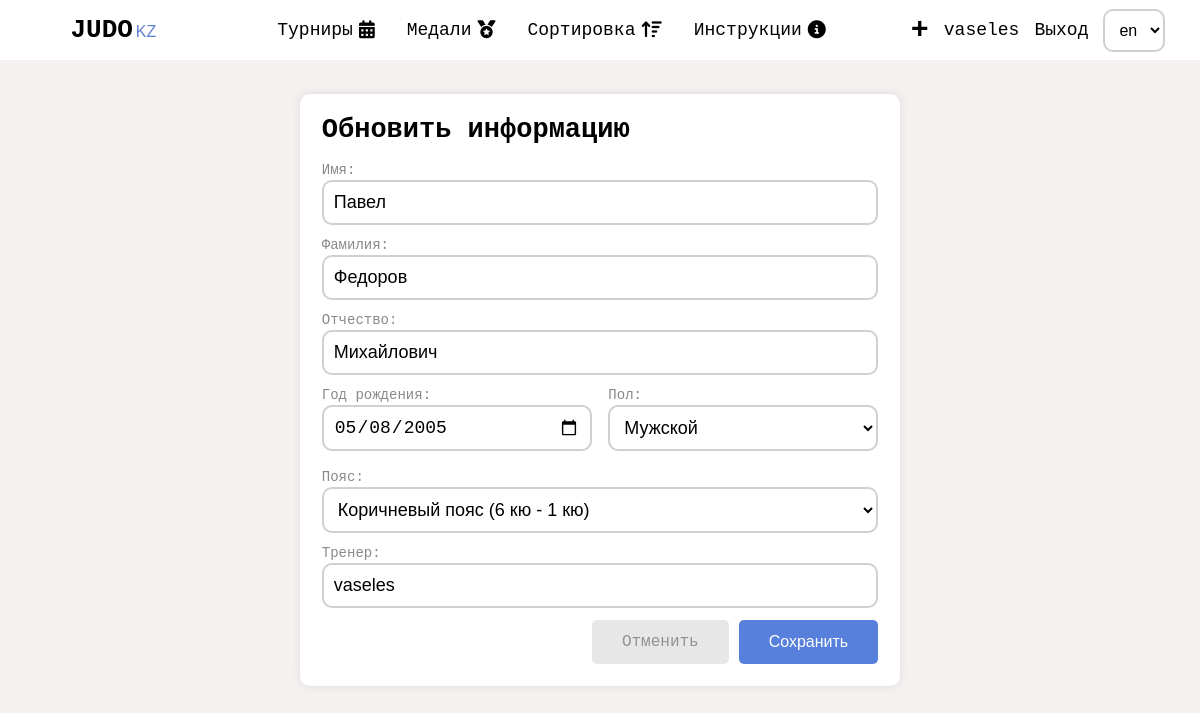
The app's page /en/athletes/27/update (signed in) with its own data.
### base/models.py (models this page shows, shortened)
class Participant(models.Model):
   GENDER = (
      ('Мужской', 'Мужской'),
      ('Женский', 'Женский')
   )
   DISCHARGES = (
      ('Белый пояс (мукю)', 'Белый пояс (мукю)'),
      ('Желтый пояс (10 кю)', 'Желтый пояс (10 кю)'),
      ('Оранжевый пояс (9 кю)', 'Оранжевый пояс (9 кю)'),
      ('Зеленый пояс (8 кю)', 'Зеленый пояс (8 кю)'),
      ('Синий пояс (7 кю)', 'Синий пояс (7 кю)'),
      ('Коричневый пояс (6 кю - 1 кю)', 'Коричневый пояс (6 кю - 1 кю)'),
      ('Черный пояс (1 дан - 10 дан)', 'Черный пояс (1 дан - 10 дан)'),
   )
   user = models.ForeignKey(User, on_delete=models.CASCADE)
   firstName = models.CharField(max_length=100)
   lastName = models.CharField(max_length=100)
   thirdName = models.CharField(max_length=100, blank=True)
   year = models.DateField(null=True)
   discharge = models.CharField(max_length=40, choices=DISCHARGES)
   gender = models.CharField(max_length=10, choices=GENDER)
   coach = models.CharField(max_length=245, blank=True)
   created = models.DateTimeField(auto_now_add=True)
   updated = models.DateTimeField(auto_now=True)

### base/views/athletes.py (the view, shortened to what this page needs)
# urls.py: path('athletes/<int:athlete_id>/update', athletes.update_athlete, name='update_athlete'),
@login_required(login_url='base:login')
def update_athlete(request, athlete_id):
    athlete = get_participant(athlete_id)
    if check_user_permissions(request.user):
        form = ParticipantForm(instance=athlete)
        return render(request, 'base/profile/athlete/add_athlete.html', {
            'page_type': 'update_athlete',
            'form': form,
            'athlete': athlete,
        })
    else:
        messages.error(request, "У вас недостаточно прав")
        return redirect('base:show_tournaments')

### base/forms.py
class ParticipantForm(ModelForm):
   firstName = CharField(required=True)
   lastName = CharField(required=True)
   year = DateField(widget=DateParticipantInput())
   class Meta:
      model = Participant
      fields = ['firstName', 'lastName', 'thirdName', 'year', 'discharge', 'gender']

### base/services/participant_services.py (called while the page is built)
def get_participant(id: int) -> Participant:
    return Participant.objects.get(id=id)

### base/utils/check_user_permissions_util.py (called while the page is built)
def check_user_permissions(user) -> bool:
    return (user.profile.userType == 'Админ' or
            user.is_superuser or
            user.profile.userType == 'Секретарь')

### base/templates/base/profile/athlete/add_athlete.html (shortened to what this page needs)
{% load static i18n %}
{% include 'main.html' %}
{% block title %}
<link rel="stylesheet" href="{% static 'css/tournaments/add_new_athlete.css' %}">
<link rel="stylesheet" href="{% static 'css/tournaments/pre__form__tournaments.css' %}">
{% endblock %}
<div class="pre__form__tournaments">
   <div class="form__tournaments">
      <form method="POST" action=''>
         {% if page_type == 'add_new_athlete'  %}
            <h2>{% trans 'Добавить нового спортсмена' %}</h2>
         {% else %}
         <h2>{% trans 'Обновить информацию' %}</h2>
         {% endif %}
         <div class="form__component">
            <label for="">{%  trans 'Имя' %}:</label>
            {{ form.firstName }}
         </div>
         <div class="form__component">
            <label for="">{%  trans 'Фамилия' %}:</label>
            {{ form.lastName }}
         </div>
         <div class="form__component">
            <label for="">{%  trans 'Отчество' %}:</label>
            {{ form.thirdName }}
         </div>
        <div class="form__row">
            <div class="form__component">
               <label for="">{%  trans 'Год рождения' %}:</label>
               {{ form.year }}
            </div>
            <div class="form__component">
               <label for="">{%  trans 'Пол' %}:</label>
               {{ form.gender }}
            </div>
        </div>
         <div class="form__component">
            <label for="">{%  trans 'Пояс' %}:</label>
            {{ form.discharge }}
         </div>
         <div class="form__component">
            <label>{% trans 'Тренер' %}: </label>
            <input
               type="text"
               name="coach"
               class='coach'
               {% if page_type == 'add_new_athlete' %}
                  {% if request.user.profile.fullName %}
                     value="{{request.user.profile.fullName}}"
                     placeholder="{{request.user.profile.fullName}}"
                  {% else %}
                     value="{{request.user.username}}"
                     placeholder="{{request.user.username}}"
                  {% endif %}
               {% else %}
                  placeholder="{{request.user.profile.fullName}}"
                  value = '{{athlete.coach}}'
               {% endif %}
               >
         </div>
         <div class="buttons">
            <a class="btn btn--primary" href="{% url 'base:show_all_athletes' user.username %}">{% trans 'Отменить' %}</a>
            <button type="submit" class="btn btn-primary" id="button">{% trans 'Сохранить' %}</button>
         </div>
      </form>
   </div>
</div>

### templates/header.html (shortened to what this page needs)
{% load static i18n  %}
<header>
   <a href="/" class="link-logo">
      <b>JUDO</b>
      <span>
         <span>KZ</span>
      </span>
   </a>
   <div class="header__center">
      <a href="{% url "base:show_tournaments" %}" class="link">
         {% trans 'Турниры' %}
         <i class="fa-solid fa-calendar-days"></i>
      </a>
      <a href="{% url "base:medals" %}" class="link">
         {% trans 'Медали' %}
         <i class="fa-solid fa-medal"></i>
      </a>
      <a href="{% url "base:sorting" %}" class="link">
         {% trans 'Сортировка' %}
         <i class="fa-solid fa-arrow-up-wide-short"></i>
      </a>
      <a href="{% url "base:instructions" %}" class="link">
         {% trans 'Инструкции' %}
         <i class="fa-solid fa-circle-info"></i>
      </a>
   </div>
   <div class="header__right">
      {% if request.user.is_authenticated  %}
      {% if request.user.profile.userType == 'Админ' or request.user.profile.userType == 'Секретарь' or request.user.is_superuser %}
         <a href="{% url "base:create_tournamets" %}" class="link"
         style="font-size: 30px; font-weight: bold;">
            +
         </a>
      {% endif %}
   <a href="{% url 'base:show_profile' request.user.username %}" class="link">
      {{request.user.username}}
   </a>
   <a href="{% url 'base:logout' %}" class="link">
      {% trans 'Выход' %}
   </a>
{% else %}
   <a href="{% url 'base:registration' %}" class="link">{% trans 'Регистрация' %}</a>
   <a href="{% url 'base:login' %}" class="link">{% trans 'Вход' %}</a>
{% endif %}
   <form action="{% url 'set_language' %}" method="post" id="LanguageForm">{% csrf_token %}
      <select name="language" id="changeLanguage" class='change__language' >
         {% get_current_language as LANGUAGE_CODE %}
         {% get_available_languages as LANGUAGES %}
         {% get_language_info_list for LANGUAGES as languages %}
         {% for language in languages %}
            <option value="{{ language.code }}"{% if language.code == LANGUAGE_CODE %}
                     selected{% endif %}>
                  {{ language.code }}
            </option>
         {% endfor %}
      </select>
   </form>
   </div>
</header>

### static/css/styles.css (style rules this page uses)
* { box-sizing: border-box; padding: 0; margin: 0; text-decoration: none; outline: none; }
body { background-color: var(--white); color: var(--black); font-size: 18px; font-family: monospace; overflow-x: hidden; }
a { transition: all .3s linear; }
header { display: flex; justify-content: space-around; align-items: center; width: 100%; height: 60px; background-color: #fff; z-index: 1000; }
.header__center { display: flex; justify-content: center; align-items: center; }
.header__center a { display: flex; justify-content: center; align-items: center; gap: 6px; transition: all .3s linear; height: 100%; padding: 22px 16px; border-radius: 0 0 5px 5px; }
.header__right { display: flex; justify-content: center; align-items: center; gap: 15px }
header form { background-color: transparent !important; margin: 0; padding: 0; }
#changeLanguage { font-size: 16px; transition: all .3s linear; cursor: pointer; margin-bottom: 0; }
#changeLanguage option { cursor: pointer; padding: 4px ; }
.btn { font-size: 16px; padding: 13px 30px 13px; cursor: pointer; border: none; position: relative; background-color: rgba(0, 0, 0, 0); user-select: none; -webkit-user-select: none; touch-action: manipulation; background-color: var(--lightblue); color: white; border-radius: 5px; transition: all .3s linear; display: flex; justify-content: center; align-items: center; gap: 5px }
a { color: black }
.link { text-decoration: none; color: var(--black); transition: all .3s linear }
.link-logo { color: black; margin-left: 3vw; margin-right: 3vw }
.link-logo b { font-weight: bold; font-size: 26px; }
.link-logo span { font-size: 16px; margin-left: -4px; color: #5f80cd ; font-family:'Lucida Sans', 'Lucida Sans Regular', 'Lucida Grande', 'Lucida Sans Unicode', Geneva, Verdana, sans-serif; }
.form__row { display: flex; justify-content: space-between; align-items: center; width: 100%; margin-bottom: 6px; gap: 3%; }
.form__component { display: flex; justify-content: center; align-items: start; flex-direction: column; width: 100%; margin-bottom: 6px; }
.form__component label { font-size: 14px; color: rgb(20,20,20,.5); transition: all .3s linear; margin-bottom: 2px; }
.form__component input, select, textarea { width: 100%; padding: 10px 10px; font-size: 18px; margin-bottom: 6px; min-width: 100%; background-color: #fff; border: 2px solid rgb(20,20,20,.2); border-radius: 10px; transition: all .3s linear; }
.btn--primary { background-color: rgb(20,20,20, .1); color: rgb(20,20,20,.4); }

### static/css/tournaments/add_new_athlete.css (style rules this page uses)
.form__tournaments { background-color: white; border-radius: 10px; box-shadow: 0 0 10px 0px rgb(20,20,20,.1); padding: 5%; }
.form__tournaments form .buttons { display: flex; justify-content: flex-end; align-items: center; gap: 10px; }
.form__tournaments form { padding: 10px !important; }
h2 { margin-bottom: 3%; }

### static/css/tournaments/pre__form__tournaments.css (style rules this page uses)
.pre__form__tournaments { display: flex; justify-content: center; align-items: center; flex-direction: column; padding: 10px; width: 100%; }
.form__tournaments { display: flex; justify-content: center; align-items: center; flex-direction: column; width: 100%; max-width: 600px; padding: 1%; margin: 2% 0; }
form { width: 100%; }
label { color: rgb(20, 20, 20, .6); }
input { background-color: white; padding: 10px; width: 100%; border-radius: 6px; margin-bottom: 10px; }

### static/css/variables.css (style rules this page uses)
:root { --white: #F6F1F1; --lightblue: #577fdc; --gold: #FBD46D; --black: #000000; }

### records on screen
Participant: firstName "Павел", lastName "Федоров", thirdName "Михайлович", year "05/08/2005", gender "Мужской", discharge "Коричневый пояс (6 кю - 1 кю)", coach "vaseles"

### other values on screen
{{ request.user.username }} "vaseles"
form field language "en"
